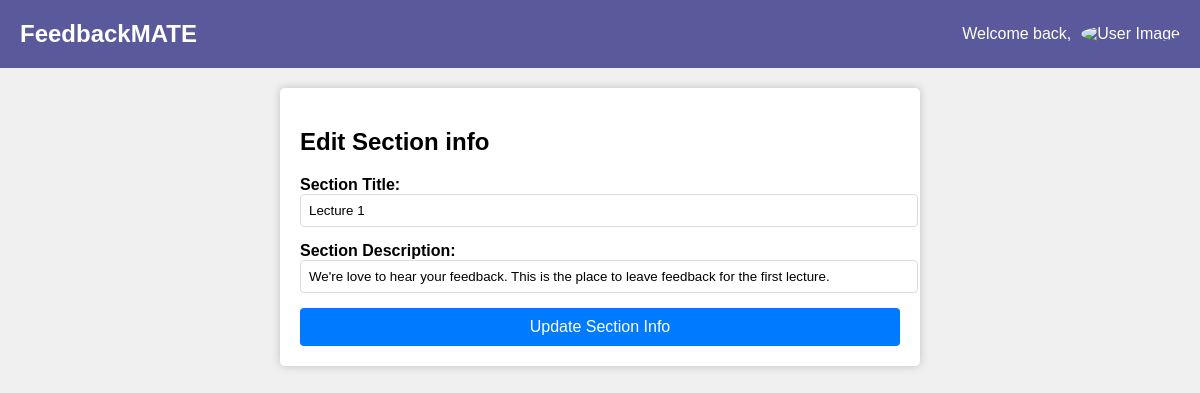
The app's page /teacher/channel/1/section/1/edit/, older data.
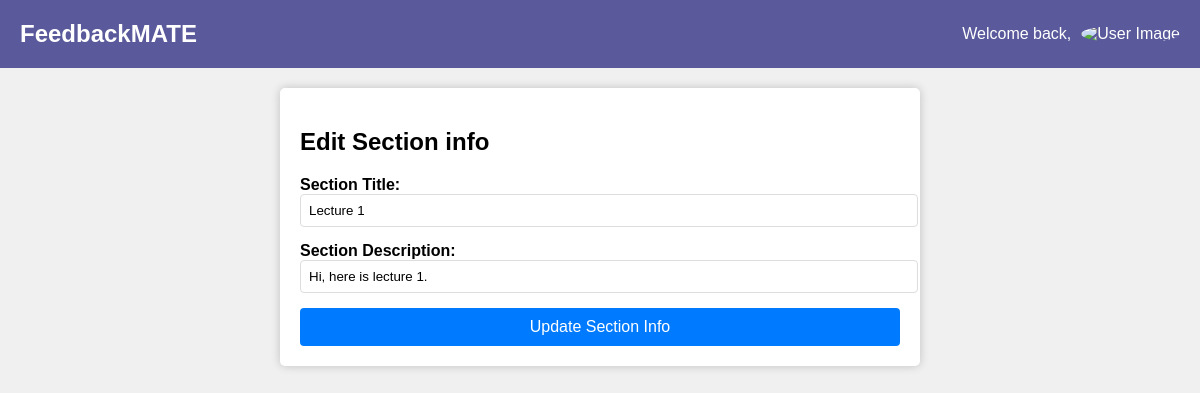
The same page, newer data.
### main/models.py (models this page shows, shortened)
class Section(models.Model):
    channel = models.ForeignKey(Channel, on_delete=models.CASCADE)
    title = models.CharField(max_length=50)
    description = models.TextField(max_length=500, blank=True)

### main/views.py (the view, shortened to what this page needs)
# urls.py: path('teacher/channel/<int:channel_id>/section/<int:section_id>/edit/', views.edit_section, name='edit-section'),
def edit_section(request, channel_id, section_id):
    channel = get_object_or_404(Channel, pk=channel_id)
    section = get_object_or_404(Section, pk=section_id, channel=channel)
    return render(request, 'edit_section_info.html', {
        'section': section,
        'channel': channel,
    })

### main/templates/edit_section_info.html (shortened to what this page needs)
<!DOCTYPE html>
<html lang="en">
<head>
</head>
<body>
    <div class="header">
        <div class="logo">FeedbackMATE</div>
        <div class="user-info">
            <span class="welcome-text">Welcome back, {{ username }}</span>
            <div class="user-dropdown">
                <img src="{{ user_image }}" alt="User Image" width="40" height="40" style="border-radius: 50%;">
            </div>
        </div>
    </div>
    <div class="container">
        <h2>Edit Section info</h2>
        <form action="" method="post" enctype="multipart/form-data">
            <div class="form-group">
                <label for="sectionTitle">Section Title:</label>
                <input type="text" id="sectionTitle" name="section_title" value="{{ section.title }}" placeholder="{{ section.title }}">
            </div>
            <div class="form-group">
                <label for="sectionDescription">Section Description:</label>
                <input type="text" id="sectionDescription" name="section_description" value="{{ section.description }}" placeholder="{{ section.description }}">
            </div>
            <button type="submit">Update Section Info</button>
        </form>
    </div>
</body>
</html>

Row changes from the older to the newer data that the page shows:
changed Section "Lecture 1": section_description "We're love to hear your feedback. This is the place to leave feedback for the first lecture." → "Hi, here is lecture 1."
